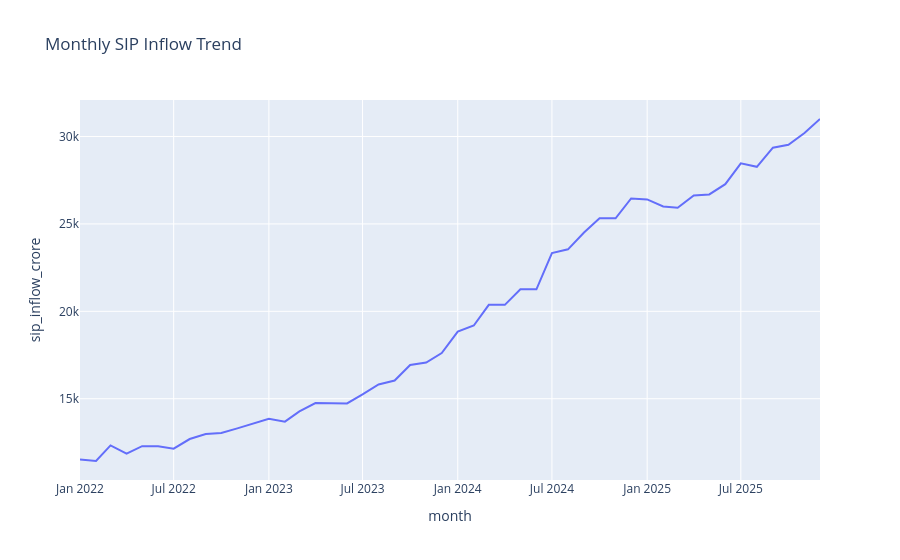

Notebook code for this chart:
### Markdown cell above
## SIP Inflow Trend

### Code cell
sip["month"] = pd.to_datetime(sip["month"])

fig = px.line(
    sip,
    x="month",
    y="sip_inflow_crore",
    title="Monthly SIP Inflow Trend"
)

fig.show()
